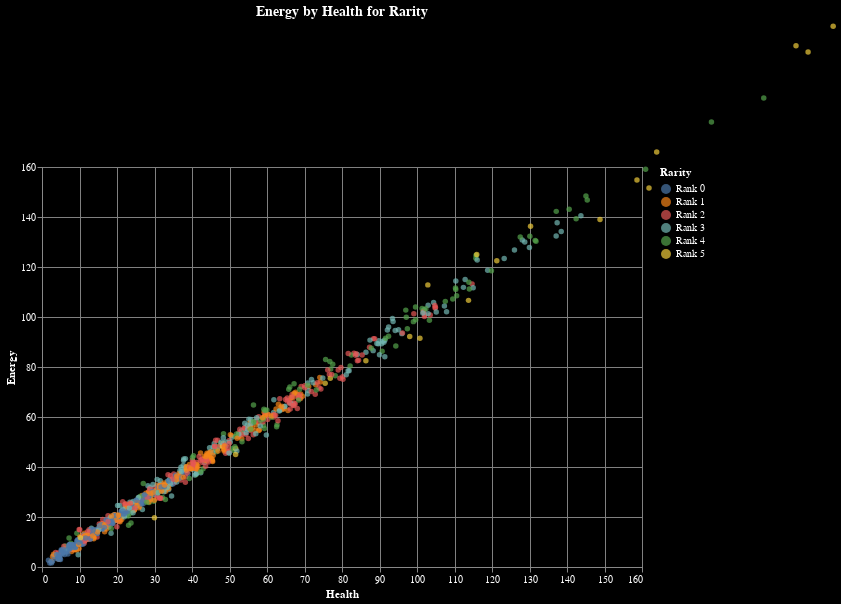

Notebook code for this chart:
### Code cell
chart = alt.Chart(df).mark_circle(size=30).encode(
    x=alt.X('Health', scale=alt.Scale(domain=[0, 160]), axis=alt.Axis(grid=True)),
    y=alt.Y('Energy', scale=alt.Scale(domain=[0, 160]), axis=alt.Axis(grid=True)),
    color='Rarity',
    tooltip=['Name', 'Type', 'Level', 'Rarity', 'Damage', 'Health', 'Energy', 'Sanity']
).properties(
    width=600,
    height=400,
    background='black',
    title="Energy by Health for Rarity"
).configure_axis(
    labelColor='white',
    titleColor='white',
    gridColor='gray'
).configure_legend(
    labelColor='white',
    titleColor='white'
).configure_title(
    fontSize=14,
    color='white'
)

chart

### Figure 1 — Vega-Lite specification as saved in the notebook (floating-point values rounded to 4 significant figures; data arrays with more than 128 entries replaced by an {"elided": "..."} marker saying what was removed)
{"config": {"view": {"continuousWidth": 300, "continuousHeight": 300}, "axis": {"gridColor": "gray", "labelColor": "white", "titleColor": "white"}, "legend": {"labelColor": "white", "titleColor": "white"}, "title": {"color": "white", "fontSize": 14}}, "data": {"name": "data-02567f763f1b59b666e5aecaa2c9f157"}, "mark": {"type": "circle", "size": 30}, "background": "black", "encoding": {"color": {"field": "Rarity", "type": "nominal"}, "tooltip": [{"field": "Name", "type": "nominal"}, {"field": "Type", "type": "nominal"}, {"field": "Level", "type": "quantitative"}, {"field": "Rarity", "type": "nominal"}, {"field": "Damage", "type": "nominal"}, {"field": "Health", "type": "quantitative"}, {"field": "Energy", "type": "quantitative"}, {"field": "Sanity", "type": "quantitative"}], "x": {"axis": {"grid": true}, "field": "Health", "scale": {"domain": [0, 160]}, "type": "quantitative"}, "y": {"axis": {"grid": true}, "field": "Energy", "scale": {"domain": [0, 160]}, "type": "quantitative"}}, "height": 400, "title": "Energy by Health for Rarity", "width": 600, "$schema": "https://vega.github.io/schema/vega-lite/v5.20.1.json", "datasets": {"data-02567f763f1b59b666e5aecaa2c9f157": {"elided": "1000 records"}}}
